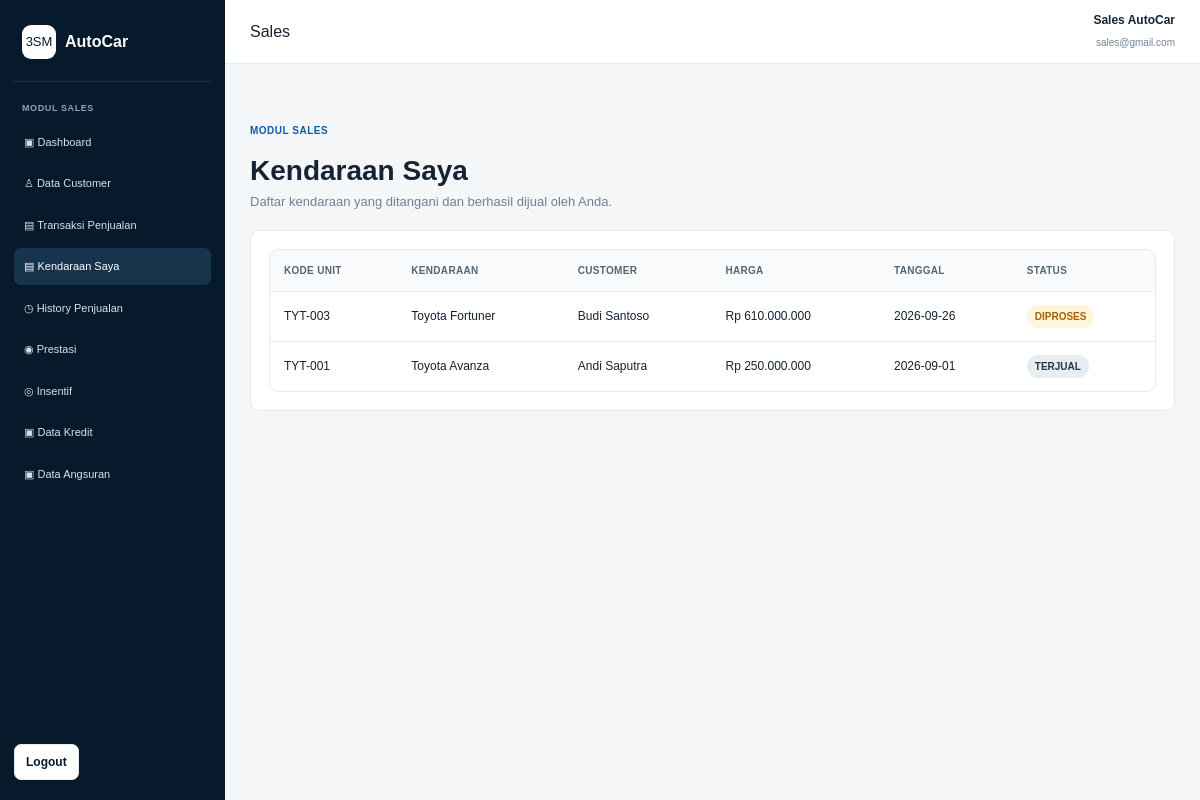
/sales/kendaraan_saya.php (signed in), run on the app's committed database.
### tables this page shows
CREATE TABLE penjualan (
    id_penjualan INT AUTO_INCREMENT PRIMARY KEY,
    no_transaksi VARCHAR(50) NOT NULL UNIQUE,
    id_customer INT NOT NULL,
    id_sales INT NOT NULL,
    id_kendaraan INT NOT NULL,
    harga DECIMAL(15,2) NOT NULL DEFAULT 0,
    tanggal DATE NOT NULL,
    metode_pembayaran ENUM('Cash','Transfer','Kredit') NOT NULL,
    status ENUM('Menunggu Verifikasi','Selesai','Ditolak') NOT NULL DEFAULT 'Menunggu Verifikasi',
    dp DECIMAL(15,2) NOT NULL DEFAULT 0,
    tenor INT NOT NULL DEFAULT 0,
    bunga_tahunan DECIMAL(5,2) NOT NULL DEFAULT 0,
    pokok_pinjaman DECIMAL(15,2) NOT NULL DEFAULT 0,
    total_bunga DECIMAL(15,2) NOT NULL DEFAULT 0,
    total_kredit DECIMAL(15,2) NOT NULL DEFAULT 0,
    angsuran_per_bulan DECIMAL(15,2) NOT NULL DEFAULT 0,
    created_at TIMESTAMP DEFAULT CURRENT_TIMESTAMP,
    CONSTRAINT fk_penjualan_customer
        FOREIGN KEY (id_customer) REFERENCES customer(id_customer)
        ON UPDATE CASCADE ON DELETE RESTRICT,
    CONSTRAINT fk_penjualan_sales
        FOREIGN KEY (id_sales) REFERENCES sales(id_sales)
        ON UPDATE CASCADE ON DELETE RESTRICT,
    CONSTRAINT fk_penjualan_kendaraan
        FOREIGN KEY (id_kendaraan) REFERENCES kendaraan(id_kendaraan)
        ON UPDATE CASCADE ON DELETE RESTRICT
);

CREATE TABLE kendaraan (
    id_kendaraan INT AUTO_INCREMENT PRIMARY KEY,
    kode_unit VARCHAR(30) NOT NULL UNIQUE,
    id_merek INT NOT NULL,
    id_tipe INT NOT NULL,
    tahun YEAR NOT NULL,
    warna VARCHAR(50) DEFAULT NULL,
    harga DECIMAL(15,2) NOT NULL DEFAULT 0,
    foto VARCHAR(255) DEFAULT NULL,
    status ENUM('TERSEDIA','DIPROSES','TERJUAL') NOT NULL DEFAULT 'TERSEDIA',
    deskripsi TEXT DEFAULT NULL,
    created_at TIMESTAMP DEFAULT CURRENT_TIMESTAMP,
    CONSTRAINT fk_kendaraan_merek
        FOREIGN KEY (id_merek) REFERENCES merek(id_merek)
        ON UPDATE CASCADE ON DELETE RESTRICT,
    CONSTRAINT fk_kendaraan_tipe
        FOREIGN KEY (id_tipe) REFERENCES tipe_kendaraan(id_tipe)
        ON UPDATE CASCADE ON DELETE RESTRICT
);

CREATE TABLE merek (
    id_merek INT AUTO_INCREMENT PRIMARY KEY,
    nama_merek VARCHAR(100) NOT NULL UNIQUE
);

CREATE TABLE tipe_kendaraan (
    id_tipe INT AUTO_INCREMENT PRIMARY KEY,
    nama_tipe VARCHAR(100) NOT NULL,
    id_merek INT DEFAULT NULL,
    CONSTRAINT fk_tipe_merek
        FOREIGN KEY (id_merek) REFERENCES merek(id_merek)
        ON UPDATE CASCADE ON DELETE SET NULL
);

CREATE TABLE customer (
    id_customer INT AUTO_INCREMENT PRIMARY KEY,
    nama VARCHAR(100) NOT NULL,
    email VARCHAR(100) DEFAULT NULL,
    no_hp VARCHAR(20) DEFAULT NULL,
    alamat TEXT DEFAULT NULL,
    created_at TIMESTAMP DEFAULT CURRENT_TIMESTAMP
);

### config/helpers.php (called while the page is built, shortened)
<?php
function e($value)
{
    return htmlspecialchars((string)$value, ENT_QUOTES, 'UTF-8');
}
function rupiah($angka)
{
    return "Rp " . number_format((float)$angka, 0, ',', '.');
}
function status_kendaraan_class($status)
{
    switch ($status) {
        case 'DIPROSES':
            return 'badge badge-warning';
        case 'TERJUAL':
            return 'badge badge-dark';
    }
}
?>

### sales/kendaraan_saya.php (the view, shortened to what this page needs)
<?php
include "../config/koneksi.php";
include "header.php";
$id_user=(int)$_SESSION['id_user'];
$s=mysqli_fetch_assoc(mysqli_query($conn,"SELECT id_sales FROM sales WHERE id_user=$id_user LIMIT 1"));
$id_sales=(int)($s['id_sales']??0);
$result=mysqli_query($conn,"SELECT p.*,c.nama customer,k.kode_unit,k.status kendaraan_status,m.nama_merek,t.nama_tipe
FROM penjualan p INNER JOIN customer c ON p.id_customer=c.id_customer INNER JOIN kendaraan k ON p.id_kendaraan=k.id_kendaraan
INNER JOIN merek m ON k.id_merek=m.id_merek INNER JOIN tipe_kendaraan t ON k.id_tipe=t.id_tipe
WHERE p.id_sales=$id_sales ORDER BY p.id_penjualan DESC");
?>
<div class="page-head"><span class="eyebrow">MODUL SALES</span><h1>Kendaraan Saya</h1><p>Daftar kendaraan yang ditangani dan berhasil dijual oleh Anda.</p></div>
<div class="card"><div class="table-wrap"><table class="table">
<tr><th>Kode Unit</th><th>Kendaraan</th><th>Customer</th><th>Harga</th><th>Tanggal</th><th>Status</th></tr>
<?php while($row=mysqli_fetch_assoc($result)): ?>
<tr><td><?=e($row['kode_unit'])?></td><td><?=e($row['nama_merek'].' '.$row['nama_tipe'])?></td><td><?=e($row['customer'])?></td><td><?=rupiah($row['harga'])?></td><td><?=e($row['tanggal'])?></td><td><span class="<?=status_kendaraan_class($row['kendaraan_status'])?>"><?=e($row['kendaraan_status'])?></span></td></tr>
<?php endwhile; ?>
</table></div></div>
<?php include "footer.php"; ?>

### assets/css/style.css (style rules this page uses)
* { margin: 0; padding: 0; box-sizing: border-box; }
:root { --navy: #071a2b; --navy-2: #0d2a42; --blue: #0b5cab; --blue-light: #eaf3fb; --text: #152333; --muted: #718096; --border: #e5eaf0; --bg: #f4f6f8; --white: #ffffff; --green: #0d9f6e; --yellow: #d98a00; --red: #c93636; }
body { font-family: Arial, Helvetica, sans-serif; background: var(--bg); color: var(--text); line-height: 1.5; }
.eyebrow { display: inline-block; color: var(--blue); font-size: 10px; font-weight: 800; letter-spacing: .5px; margin-bottom: 12px; }
.stat-card, .card { background: white; border: 1px solid var(--border); border-radius: 9px; padding: 18px; }
.badge { display: inline-flex; align-items: center; padding: 4px 8px; border-radius: 999px; background: #edf1f5; color: #52606d; font-size: 10px; font-weight: 800; }
.badge-warning { background: #fff4dc; color: #a56300; }
.badge-dark { background: #e8edf1; color: #253746; }
.page-head { padding: 28px 0 18px; }
.page-head h1 { font-size: 28px; }
.page-head p { color: var(--muted); font-size: 13px; }
.table-wrap { background: white; border: 1px solid var(--border); border-radius: 9px; overflow-x: auto; }
.table { width: 100%; border-collapse: collapse; min-width: 760px; }
.table th, .table td { padding: 13px 14px; text-align: left; border-bottom: 1px solid var(--border); font-size: 12px; vertical-align: middle; }
.table th { background: #f8fafc; color: #566573; font-size: 10px; text-transform: uppercase; letter-spacing: .3px; }
.table tr:last-child td { border-bottom: 0; }

### data on the page
penjualan: id_kendaraan.kode_unit "TYT-003", merek.nama_merek "Toyota Fortuner", id_customer.nama "Budi Santoso", harga "Rp 610.000.000", tanggal "2026-09-26", id_kendaraan.status "DIPROSES"
penjualan: id_kendaraan.kode_unit "TYT-001", merek.nama_merek "Toyota Avanza", id_customer.nama "Andi Saputra", harga "Rp 250.000.000", tanggal "2026-09-01", id_kendaraan.status "TERJUAL"

### other printed values
$_SESSION['nama'] "Sales AutoCar"
$_SESSION['email'] "sales@gmail.com"
